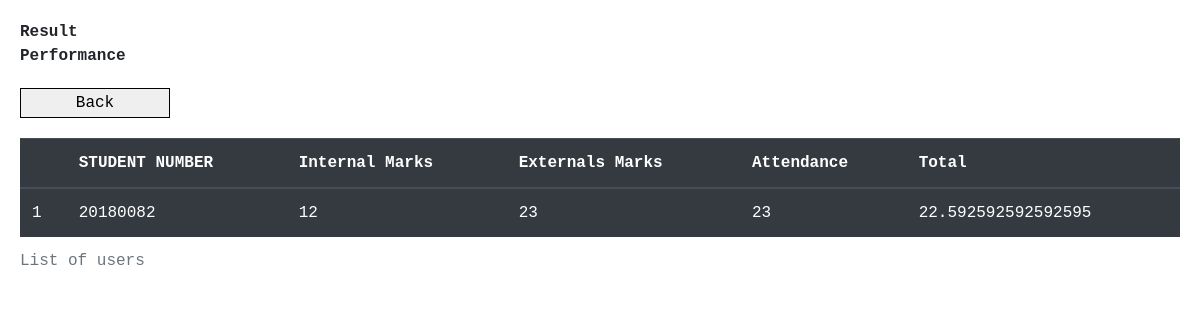
Page /performance on the earlier database version.
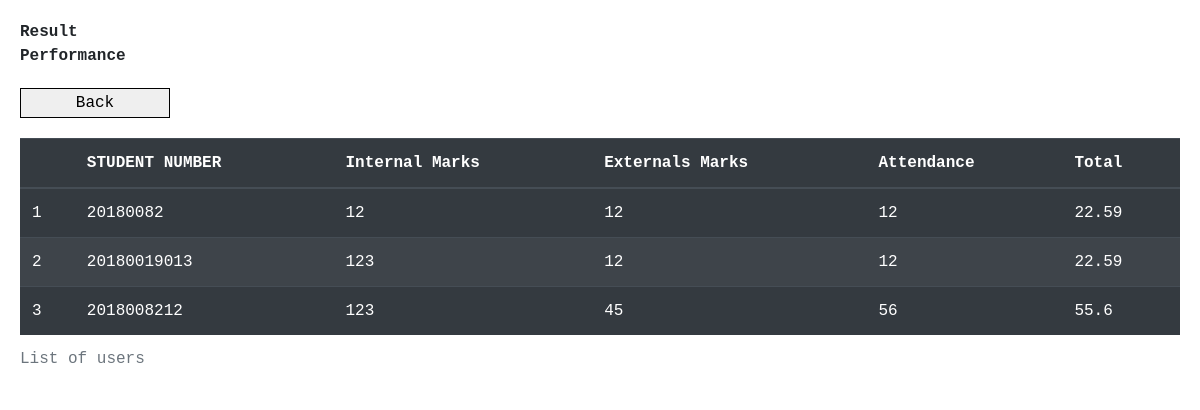
Same page on the later database version.
### tables this page shows
CREATE TABLE performance(usn TEXT PRIMARY KEY,
     internal INTEGER,
     external INTEGER,
     attendance INTEGER,
     final TEXT,
     foreign key (usn) references student(usn) ON DELETE CASCADE);

### app.py (the view)
@app.route("/performance")
def performance():
    lst = check_marks()
    return render_template("performance.html", data=lst, lenght=len(lst))

### backend.py (called while the page is built)
def check_marks():
    con=sqlite3.connect("student.db")
    cur=con.cursor()
    cur.execute("SELECT * FROM performance")
    rows=cur.fetchall()
    con.close()
    return rows

### templates/performance.html (shortened to what this page needs)
<!DOCTYPE html>
<html>
<head><link rel="stylesheet" href="https://cdn.jsdelivr.net/npm/bootstrap@4.5.3/dist/css/bootstrap.min.css">
</head>
<body>
<div><strong>Result</strong></div>
<div><strong>Performance</strong></div>
<a href="/moderator_section"> <button>Back</button></a>
<table class="table table-striped table-dark">
  <caption>List of users</caption>
  <thead>
    <tr>
      <th scope="col"></th>
      <th scope="col">STUDENT NUMBER</th>
      <th scope="col">Internal Marks</th>
      <th scope="col">Externals Marks</th>
      <th scope="col">Attendance</th>
      <th scope="col">Total</th>
    </tr>
  </thead>
  <tbody>
    <tr>
      {% for j in range(lenght) %}
        <tr>
          <td>{{j+1}}</td>
        {% for i in range(5)%}
          <td>{{data[j][i]}}</td>
        {%endfor%}
        </tr>
      {% endfor %}
    </tr>
  </tbody>
</table>
</body>
</html>

Differences in the rows shown:
added performance: usn "20180019013" "123" "12" "12" "22.59"
added performance: usn "2018008212" "123" "45" "56" "55.6"
Other differences:
list line gone: "23 23 22.592592592592595"
new list line: "12 12 22.59"
new list line: "2"
new list line: "3"
